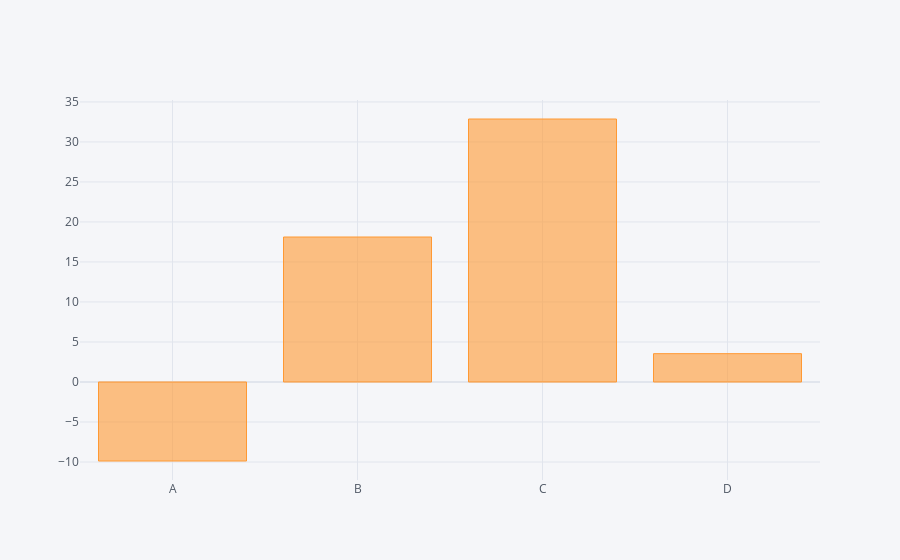

Here is the notebook cell this chart was saved with:
### Code cell
df.sum().iplot(kind = 'bar')

### Figure 1 — Plotly figure (JSON) as saved in the notebook; plotly's stock layout.template omitted (floating-point values rounded to 4 significant figures)
{"data": [{"marker": {"color": "rgba(255, 153, 51, 0.6)", "line": {"color": "rgba(255, 153, 51, 1.0)", "width": 1}}, "name": "None", "orientation": "v", "text": "", "type": "bar", "x": ["A", "B", "C", "D"], "y": [-9.875, 18.12, 32.87, 3.54]}], "layout": {"legend": {"bgcolor": "#F5F6F9", "font": {"color": "#4D5663"}}, "paper_bgcolor": "#F5F6F9", "plot_bgcolor": "#F5F6F9", "title": {"font": {"color": "#4D5663"}}, "xaxis": {"gridcolor": "#E1E5ED", "showgrid": true, "tickfont": {"color": "#4D5663"}, "title": {"font": {"color": "#4D5663"}, "text": ""}, "zerolinecolor": "#E1E5ED"}, "yaxis": {"gridcolor": "#E1E5ED", "showgrid": true, "tickfont": {"color": "#4D5663"}, "title": {"font": {"color": "#4D5663"}, "text": ""}, "zerolinecolor": "#E1E5ED"}}}
